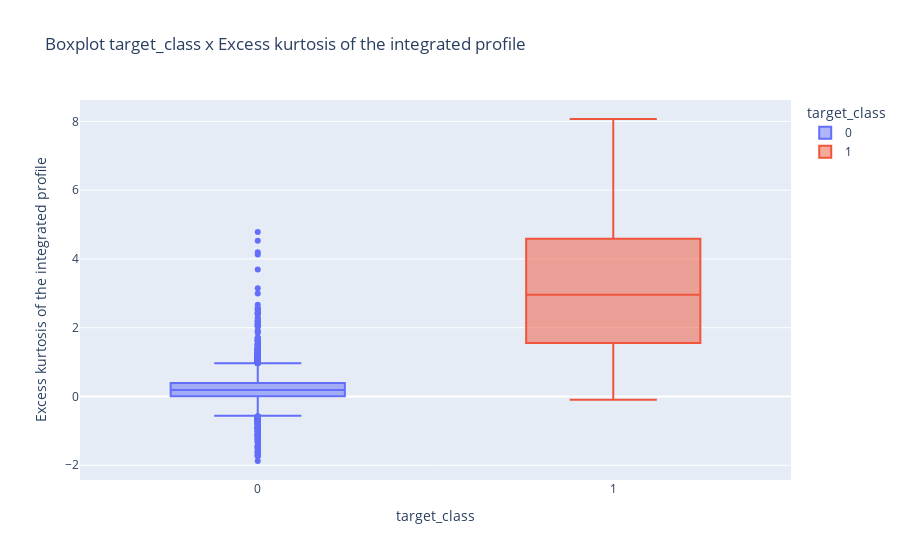

Write notebook code for a chart like this one.
### Code cell
# Boxplot target_class x Excess kurtosis of the integrated profile
px.box(df_pulsar, x='target_class', y='Excess kurtosis of the integrated profile', color='target_class', title='Boxplot target_class x Excess kurtosis of the integrated profile')

### Figure 1 — Plotly figure (JSON) as saved in the notebook; plotly's stock layout.template omitted (floating-point values rounded to 4 significant figures; data arrays with more than 128 entries replaced by an {"elided": "..."} marker saying what was removed)
{"data": [{"alignmentgroup": "True", "hovertemplate": "target_class=%{x}<br>Excess kurtosis of the integrated profile=%{y}<extra></extra>", "legendgroup": "0", "marker": {"color": "#636efa"}, "name": "0", "notched": false, "offsetgroup": "0", "orientation": "v", "showlegend": true, "type": "box", "x": {"elided": "16259 int values"}, "x0": " ", "xaxis": "x", "y": {"elided": "16259 float values"}, "y0": " ", "yaxis": "y"}, {"alignmentgroup": "True", "hovertemplate": "target_class=%{x}<br>Excess kurtosis of the integrated profile=%{y}<extra></extra>", "legendgroup": "1", "marker": {"color": "#EF553B"}, "name": "1", "notched": false, "offsetgroup": "1", "orientation": "v", "showlegend": true, "type": "box", "x": {"elided": "1639 int values"}, "x0": " ", "xaxis": "x", "y": {"elided": "1639 float values"}, "y0": " ", "yaxis": "y"}], "layout": {"boxmode": "overlay", "legend": {"title": {"text": "target_class"}, "tracegroupgap": 0}, "title": {"text": "Boxplot target_class x Excess kurtosis of the integrated profile"}, "xaxis": {"anchor": "y", "categoryarray": [0, 1], "categoryorder": "array", "domain": [0, 1], "title": {"text": "target_class"}}, "yaxis": {"anchor": "x", "domain": [0, 1], "title": {"text": "Excess kurtosis of the integrated profile"}}}}
